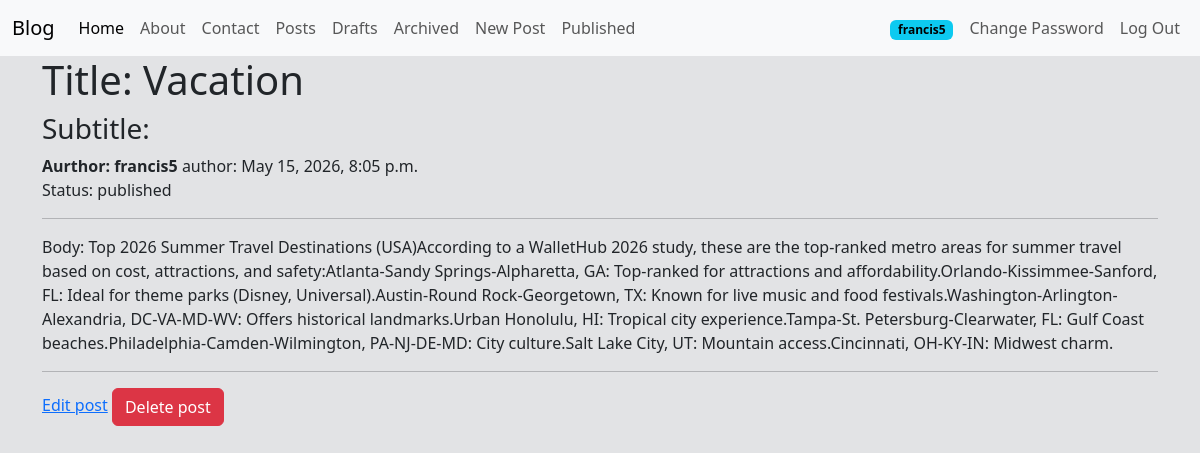
The page /posts/21/ (signed in) on the database its author committed.
### posts/models.py (models this page shows, shortened)
class Post(models.Model): # oop (object oriented programing)
    title = models.CharField(max_length=128)  # string
    subtitle = models.CharField(max_length=256)  # string
    body = models.TextField()  # string
    created_on = models.DateTimeField(auto_now_add=True)  # date / datetime
    author = models.ForeignKey(
        get_user_model(),
        on_delete=models.CASCADE
    )  # User model
    status = models.ForeignKey(
        Status,
        on_delete=models.DO_NOTHING
    )

class Status(models.Model):
    class Meta:
        verbose_name_plural = "status"
    name = models.CharField(max_length=128, unique=True)
    description = models.CharField(max_length=200, help_text="Write a descrition about the status")
    def __str__(self):
        return f"{self.name}"

### posts/views.py (the view)
# urls.py: path("<int:pk>/", PostDetailView.as_view(), name="post_detail"),
class PostDetailView(LoginRequiredMixin, DetailView): # GET Request -> single element (object)
    template_name = "post/detail.html"
    model = Post
    context_object_name = "single_post"

### templates/post/detail.html (shortened to what this page needs)
{% extends 'base.html' %}
{% block content %}
 <body class="bg-secondary-subtle">
    <h1>Title: {{ single_post.title }}</h1>
    <h3> Subtitle:{{ single_post.Subtitle}}</h3>
    <span><strong>Aurthor: {{single_post.author}}</strong></span>
    <span>author: {{single_post.created_on}}</span>
    <p>Status: {{ single_post.status }}</p>
    <hr/>
    <P>Body: {{ single_post.body }}</P>
     <hr/>
    <a href="{% url 'post_edit' single_post.id %}" class="bnt btn-secondary">Edit post</a>
    <a href="{% url 'post_delete' single_post.id %}" class="btn btn-danger">Delete post</a>
 </body>
{% endblock %}

### templates/navbar.html (shortened to what this page needs)
<nav class="navbar navbar-expand-lg bg-body-tertiary">
  <div class="container-fluid">
    <a class="navbar-brand" href="{% url 'home' %}">Blog</a>
    <div class="collapse navbar-collapse" id="navbarSupportedContent">
      <ul class="navbar-nav me-auto mb-2 mb-lg-0">
        <li class="nav-item">
          <a class="nav-link active" aria-current="page" href="{% url 'home' %}">Home</a>
        </li>
        <li class="nav-item">
          <a class="nav-link" href="{% url 'about' %}">About</a>
        </li>
        <li class="nav-item">
          <a class="nav-link" href="{% url 'contact' %}">Contact</a>
        </li>
        <li class="nav-item">
          <a class="nav-link" href="{% url 'post_list' %}">Posts</a>
        </li>
        {% if user.is_authenticated %}
          <li class="nav-item">
            <a class="nav-link" href="{% url 'post_drafts' %}">Drafts</a>
          </li>
          <li class="nav-item">
            <a class="nav-link" href="{% url 'post_archived' %}">Archived</a>
          </li>
          <li class="nav-item">
            <a class="nav-link" href="{% url 'post_new' %}">New Post</a>
          </li>
        {% endif %}
        <li class="nav-item">
          <a class="nav-link" href="{% url 'post_list' %}">Published</a>
        </li>
      </ul>
      <ul class="navbar-nav ms-auto mb-2 mb-lg-0 align-items-center">
        {% if user.is_authenticated %}
          <li class="nav-item me-2">
            <span class="badge text-bg-info">{{ user.username }}</span>
          </li>
          <li class="nav-item">
            <a class="nav-link" href="{% url 'password_change' %}">Change Password</a>
          </li>
          <li class="nav-item">
            <form action="{% url 'logout' %}" method="post" class="d-inline">
              <button type="submit" class="btn btn-link nav-link py-0">Log Out</button>
            </form>
          </li>
        {% endif %}
      </ul>
    </div>
  </div>
</nav>

### rows shown on the page
Post: title "Vacation", author "francis5", created_on "May 15, 2026, 8:05 p.m.", status "published", body "Top 2026 Summer Travel Destinations (USA)According to a WalletHub 2026 study, these are the top-ranked metro areas for summer travel based on cost, attractions, and safety:Atlanta-Sandy Springs-Alpharetta, GA: Top-ranked for attractions and affordability.Orlando-Kissimmee-Sanford, FL: Ideal for theme parks (Disney, Universal).Austin-Round Rock-Georgetown, TX: Known for live music and food festivals.Washington-Arlington-Alexandria, DC-VA-MD-WV: Offers historical landmarks.Urban Honolulu, HI: Tropical city experience.Tampa-St. Petersburg-Clearwater, FL: Gulf Coast beaches.Philadelphia-Camden-Wilmington, PA-NJ-DE-MD: City culture.Salt Lake City, UT: Mountain access.Cincinnati, OH-KY-IN:…"

### other values the page prints
{{ user.username }} "francis5"
